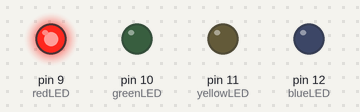
Bench run of a sketch on a simulated Arduino Uno, built with avr-gcc and run on an emulated ATmega328P. Shown: output pins drawn as LEDs (lit = HIGH).

Above: at 0.2 s.
At 1.7 s:
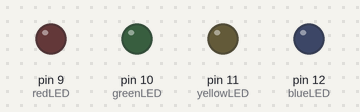
At 3.2 s:
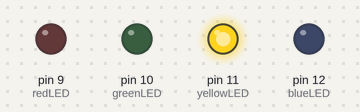
At 6.2 s:
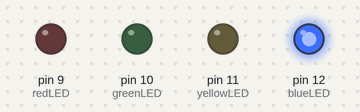
At 12.2 s:
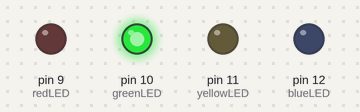
Timing chart, 0 to 13.0 s (numbered marks = the images above):
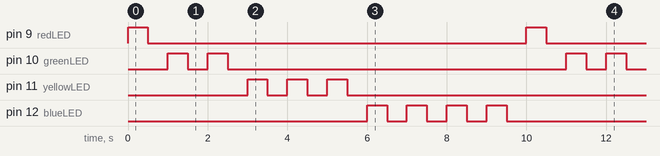

The sketch:

sketch_aug13a_hw.ino
```cpp
int redLED = 9;
int redDelayTime = 500;

int greenLED = 10;
int greenDelayTime = 500;

int yellowLED = 11;
int yellowDelayTime = 500;

int blueLED = 12;
int blueDelayTime = 500;

void setup() {
  // put your setup code here, to run once:
  pinMode(redLED, OUTPUT);
  pinMode(greenLED, OUTPUT);
  pinMode(yellowLED, OUTPUT);
  pinMode(blueLED, OUTPUT);
}

void loop() {
  // put your main code here, to run repeatedly:
  blinkLEDNTimes(redLED,redDelayTime,1);
  blinkLEDNTimes(greenLED,greenDelayTime,2);
  blinkLEDNTimes(yellowLED,yellowDelayTime,3);
  blinkLEDNTimes(blueLED,blueDelayTime,4);
}

void blinkLEDNTimes(int LED, int delayT, int count){
  for(int i = 0; i < count; i++){
    digitalWrite(LED, HIGH);
    delay(delayT);
    digitalWrite(LED, LOW);
    delay(delayT);
  }
}
```

Measured:
- by itself, pin 9 (redLED): alternates HIGH for 0.50 s and LOW for 9.5 s
- by itself, pin 10 (greenLED): repeats every 10.0 s: LOW 0.50 s, HIGH 0.50 s, LOW 8.5 s, HIGH 0.50 s
- by itself, pin 11 (yellowLED): repeats every 10.0 s: 2 × (LOW 0.50 s, HIGH 0.50 s), LOW 7.5 s, HIGH 0.50 s
- by itself, pin 12 (blueLED): repeats every 10.0 s: 3 × (LOW 0.50 s, HIGH 0.50 s), LOW 6.5 s, HIGH 0.50 s
